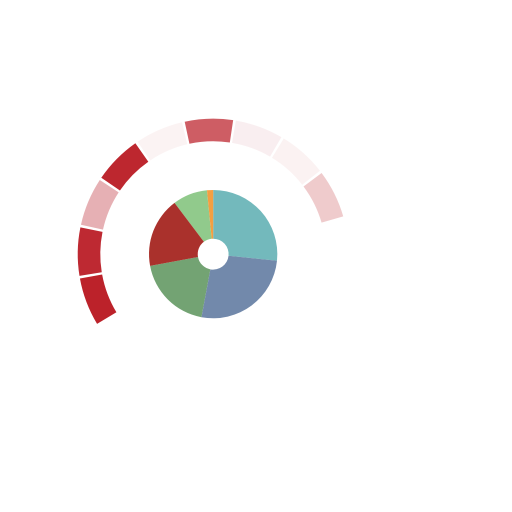
#> input picture L0GIC-Validator/glyphs/train/00071.png, 1024 x 1024 px (shown at 1/2 size); its folder holds only this picture in this run
$ python symbol_similarity.py
#> lines starting #> are read from the running program, lines starting #| are printed output that depends on the picture
import os
import numpy as np
from PIL import Image
from sklearn.metrics.pairwise import cosine_similarity
import matplotlib.pyplot as plt

# === Config ===
GLYPH_DIR = "glyphs/train"
IMAGE_SIZE = (64, 64)
SIM_MATRIX_PATH = "similarity_matrix.npy"
NAME_LIST_PATH = "glyph_names.npy"
VISUAL_PATH = "similarity_matrix.png"

# === Load Glyphs ===
def load_glyphs():
    glyphs = []
    names = []
    for fname in sorted(os.listdir(GLYPH_DIR)):
        if fname.endswith(".png"):
            path = os.path.join(GLYPH_DIR, fname)
            img = Image.open(path).convert("L").resize(IMAGE_SIZE)
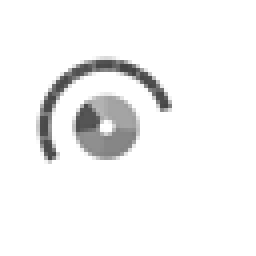
#> img: PIL image 64x64 L (shown 4 times larger); min 67, max 255, mean 243.1
            vec = np.array(img).flatten() / 255.0
#> vec = 4096 values, max 1 at index 0, min 0.263 at index 1054, mean 0.953
            glyphs.append(vec)
            names.append(fname)
    return np.array(glyphs), names

# === Compute Similarity Matrix ===
def compute_similarity_matrix(glyphs):
    return cosine_similarity(glyphs)

# === Save Matrix and Names ===
def save_similarity(sim_matrix, names):
    np.save(SIM_MATRIX_PATH, sim_matrix)
    np.save(NAME_LIST_PATH, np.array(names))
    print(f"✅ Saved similarity matrix to {SIM_MATRIX_PATH}")
    print(f"✅ Saved glyph names to {NAME_LIST_PATH}")

# === Plot Matrix ===
def plot_similarity(sim_matrix):
    plt.figure(figsize=(10, 10))
    plt.imshow(sim_matrix, cmap="viridis")
    plt.title("Glyph Similarity Matrix")
    plt.colorbar()
    plt.xticks([])
    plt.yticks([])
    plt.tight_layout()
    plt.savefig(VISUAL_PATH)
    print(f"✅ Saved similarity matrix visualization to {VISUAL_PATH}")

# === Get Top Neighbors (for Streamlit use) ===
def get_top_neighbors(sim_matrix, names, target_index, top_n=5):
    scores = sim_matrix[target_index]
    indices = np.argsort(scores)[::-1][1:top_n+1]
    return [(names[i], scores[i]) for i in indices]

# === Main Execution ===
if __name__ == "__main__":
    glyphs, names = load_glyphs()
#> names = ['00071.png']
    sim_matrix = compute_similarity_matrix(glyphs)
#> sim_matrix = [1]
    save_similarity(sim_matrix, names)
    plot_similarity(sim_matrix)
#> in plot_similarity, `plt.savefig(VISUAL_PATH)`:
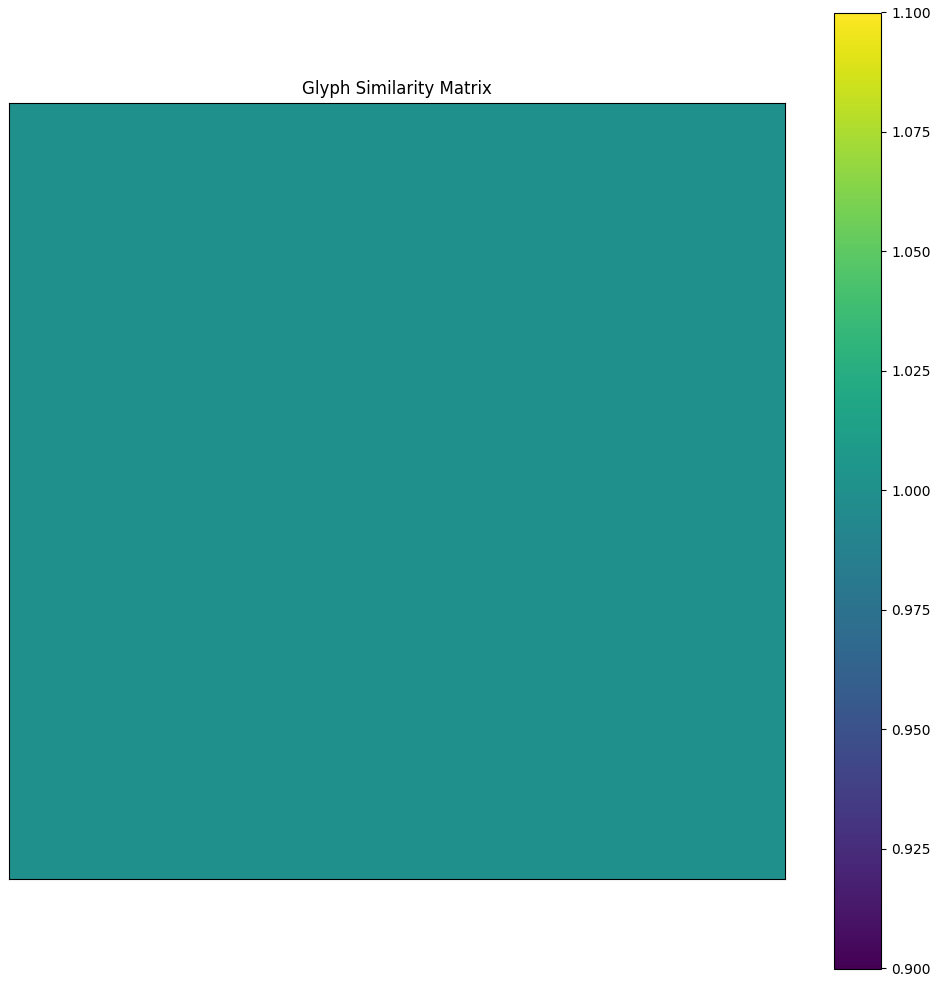
#> figure drawn by matplotlib, 2 panels

$ run again, on L0GIC-Validator/glyphs/train/01217.png
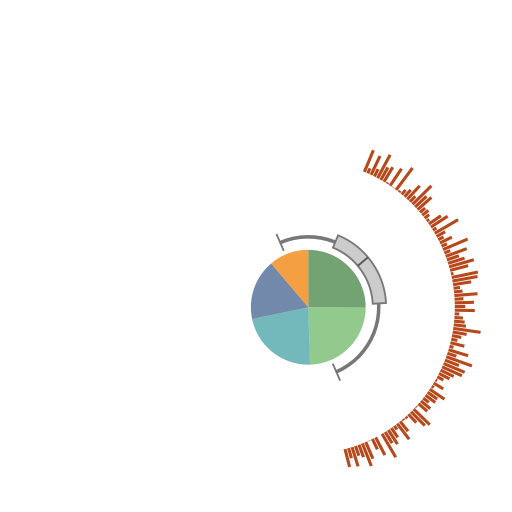
#> input picture L0GIC-Validator/glyphs/train/01217.png, 1024 x 1024 px (shown at 1/2 size)
#> in load_glyphs, `img = Image.open(path).convert("L").resize(IMAGE_SIZE)`:
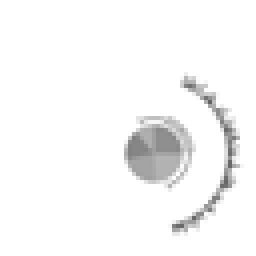
#> img: PIL image 64x64 L (shown 4 times larger); min 98, max 255, mean 247.3
#> vec = 4096 values, max 1 at index 0, min 0.384 at index 1652, mean 0.97
#> names = ['01217.png']
#> sim_matrix = [1]
#> in plot_similarity, `plt.savefig(VISUAL_PATH)`:
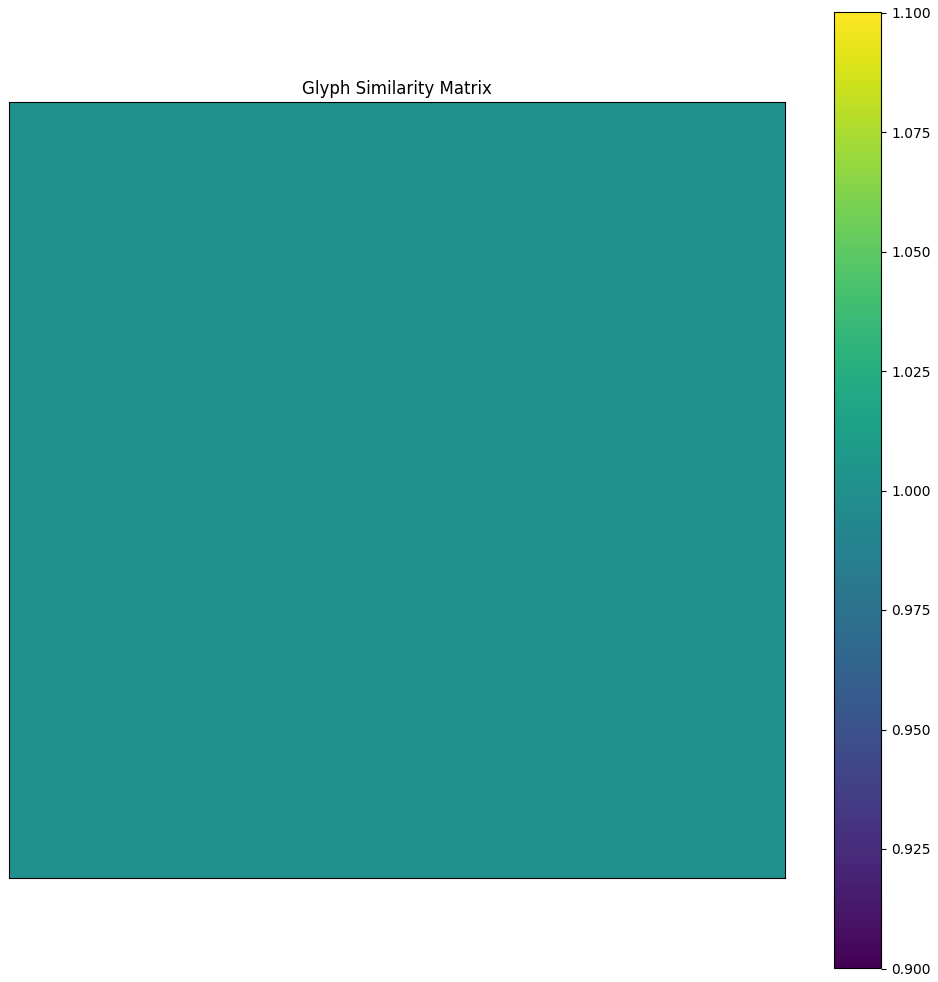
#> figure drawn by matplotlib, 2 panels
